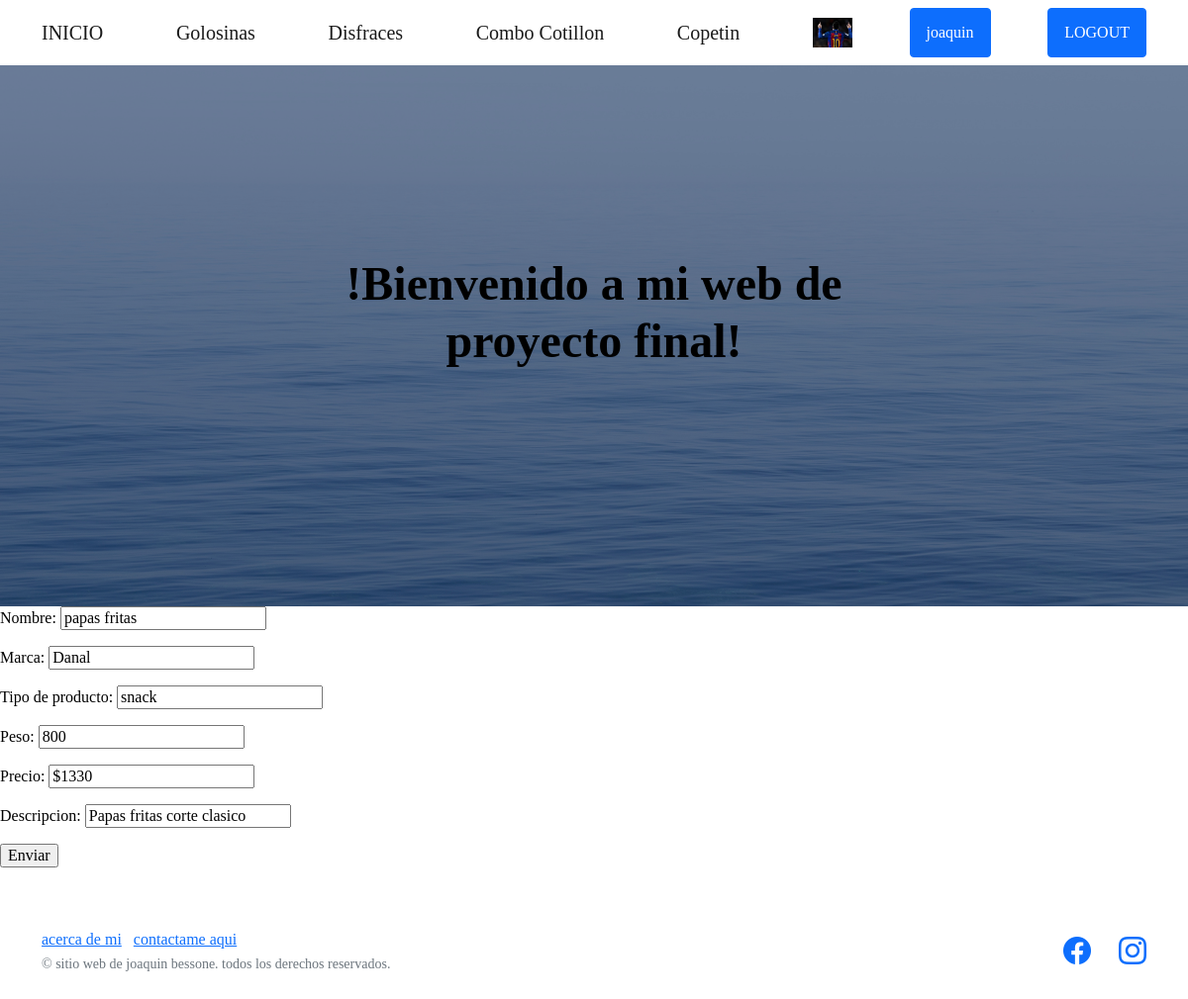
/app-proyecto-final/editarcopetin/3 (signed in), run on the app's committed database.
### App_Proyecto_final/models.py (models this page shows, shortened)
class Copetin(models.Model):
    user = models.ForeignKey(User,on_delete=models.CASCADE)
    nombre = models.CharField( max_length=50)
    marca = models.CharField( max_length=50)
    tipo_de_producto = models.CharField( max_length=50)
    peso = models.IntegerField()
    imagen = models.ImageField(upload_to='golosinass',blank=True, null=True)
    precio =  models.CharField( max_length=50)
    descripcion = models.CharField( max_length=50)

### App_Proyecto_final/views.py (the view)
# urls.py: path('editarcopetin/<int:id>', editarcopetin, name="editarcopetin" ),
@staff_member_required(login_url='/app-proyecto-final/')
def editarcopetin(request,id):
    copetin = Copetin.objects.get(id=id)
    if request.method == 'POST':
        miFormulario = CopetinFormulario(request.POST)
        if miFormulario.is_valid():
            data = miFormulario.cleaned_data
            copetin.nombre = data['nombre']
            copetin.marca = data['marca']
            copetin.tipo_de_producto = data['tipo_de_producto']
            copetin.peso = data['peso']
            copetin.precio = data['precio']
            copetin.descripcion=data['descripcion']
            copetin.save()
        try:
            avatar = Avatar.objects.get(user=request.user.id)
            return render(request, 'copetin.html', {"url":avatar.imagen.url})
        except:
            return render(request, "copetin.html",)
    else:
        miFormulario= CopetinFormulario(initial={
            "nombre":copetin.nombre,
            "marca":copetin.marca,
            "tipo_de_producto":copetin.tipo_de_producto,
            "peso":copetin.peso,
            "precio" : copetin.precio,
            "descripcion": copetin.descripcion
        })
        try:
            avatar = Avatar.objects.get(user=request.user.id)
            return render(request, 'editarcopetin.html',{"miFormulario": miFormulario, "url":avatar.imagen.url})
        except:
            return render(request,"editarcopetin.html", {"miFormulario":miFormulario, "id":copetin.id})

### App_Proyecto_final/forms.py
class CopetinFormulario(forms.Form):
    nombre = forms.CharField( max_length=50)
    marca = forms.CharField( max_length=50)
    tipo_de_producto = forms.CharField( max_length=50)
    peso = forms.IntegerField()
    precio =  forms.CharField( max_length=50)
    descripcion =  forms.CharField( max_length=50)

### App_Proyecto_final/templates/editarcopetin.html
{% extends 'padre.html' %}
{% load static %}
{% block bloqueQueCambia %}
<form action="{% url 'editarcopetin' id %}" method="POST"> {% csrf_token %}
    {{miFormulario.as_p}}
    <input type="submit" value="Enviar">
</form>
{% endblock bloqueQueCambia %}

### App_Proyecto_final/templates/padre.html (shortened to what this page needs)
<!DOCTYPE html>
<html lang="en">
    <head>
        {% load static %}
        <link href="https://cdn.jsdelivr.net/npm/bootstrap-icons@1.5.0/font/bootstrap-icons.css" rel="stylesheet" type="text/css" />
        <link href="{% static 'css/styles.css' %}" rel="stylesheet" />
    </head>
    <body>
        <nav class="navbar navbar-light bg-light static-top">
            <div class="container">
                <div><a class="navbar-brand" href="{% url 'Inicio' %}">INICIO</a>
                </div>
                <a class="navbar-brand" href="{% url 'Golosinas' %}">Golosinas</a>
                <a class="navbar-brand" href="{% url 'Disfraz' %}">Disfraces</a>
                <a class="navbar-brand" href="{% url 'ComboCotillon' %}">Combo Cotillon</a>
                <a class="navbar-brand" href="{% url 'Copetin' %}">Copetin</a>
                {% if user.is_authenticated %}
                {% if url %}
                <img src="{{url}}" height= "30px"alt="avatar"/>
                {% endif %}
                    <a class="btn btn-primary" href="{% url 'editar-perfil' %}">{{user.username}}</a>
                    <a class="btn btn-primary" href="{% url 'logout' %}">LOGOUT</a>
                {% else %}
                    <a class="btn btn-primary" href="{% url 'login' %}">LOGIN</a>
                    <a class="btn btn-primary" href="{% url 'registrar' %}">REGISTRARSE</a>
                {% endif %}
            </div>
        </nav>
        <header class="masthead">
            <div class="container position-relative">
                <div class="row justify-content-center">
                    <div class="col-xl-6">
                        <div class="text-center text-white">
                            <h1 class="mb-5">!Bienvenido a mi web de proyecto final!</h1>
                        </div>
                    </div>
                </div>
            </div>
        </header>
        {% block bloqueQueCambia %}
        {% endblock bloqueQueCambia %}
        <footer class="footer bg-light">
            <div class="container">
                <div class="row">
                    <div class="col-lg-6 h-100 text-center text-lg-start my-auto">
                        <ul class="list-inline mb-2">
                            <li class="list-inline-item"><a href="{% url 'acerca_de_mi' %}">acerca de mi</a></li>
                            <li class="list-inline-item"><a href="mailto:jebessone@gmail.com">contactame aqui</a></li>
                        </ul>
                        <p class="text-muted small mb-4 mb-lg-0">&copy; sitio web de joaquin bessone. todos los derechos reservados.</p>
                    </div>
                    <div class="col-lg-6 h-100 text-center text-lg-end my-auto">
                        <ul class="list-inline mb-0">
                            <li class="list-inline-item me-4">
                                <a href="https://www.facebook.com/joaquin.bessone/"><i class="bi-facebook fs-3"></i></a>
                            </li>
                            <li class="list-inline-item">
                                <a href="https://www.instagram.com/bessonejoaquin/"><i class="bi-instagram fs-3"></i></a>
                            </li>
                        </ul>
                    </div>
                </div>
            </div>
        </footer>
    </body>
</html>

### data on the page
Copetin: nombre "papas fritas", marca "Danal", tipo_de_producto "snack", peso "800", precio "$1330", descripcion "Papas fritas corte clasico"

### other printed values
{{ user.username }} "joaquin"
